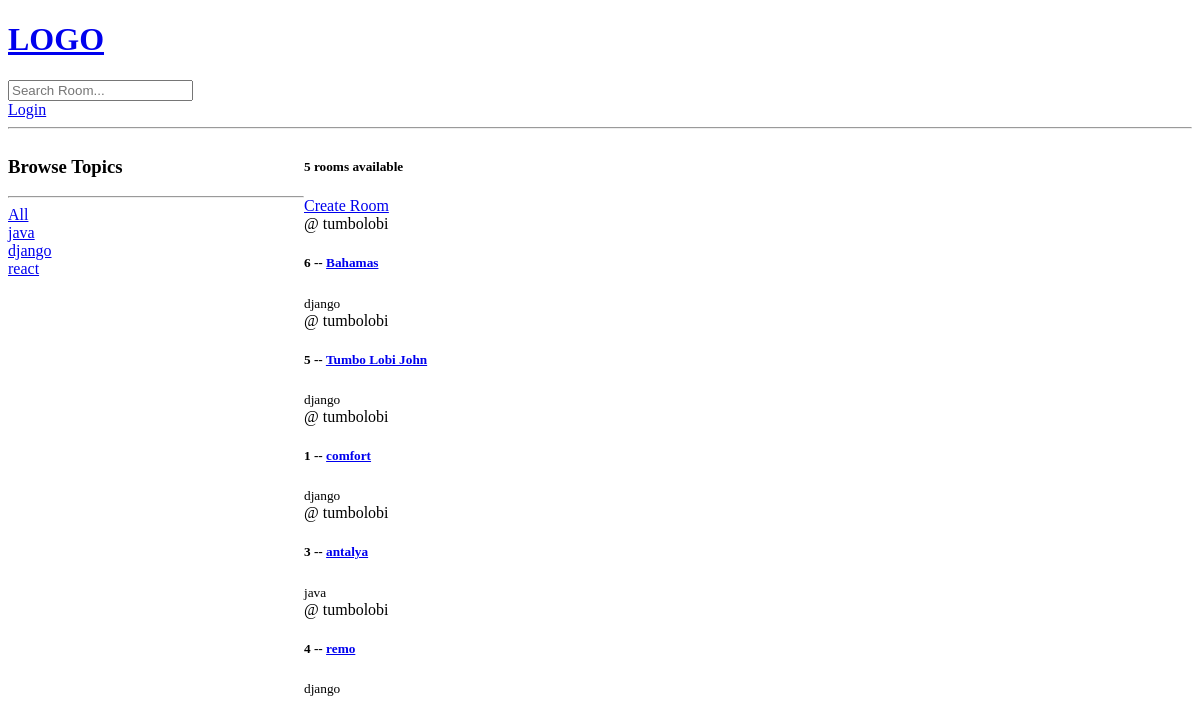
The app's page /, older data.
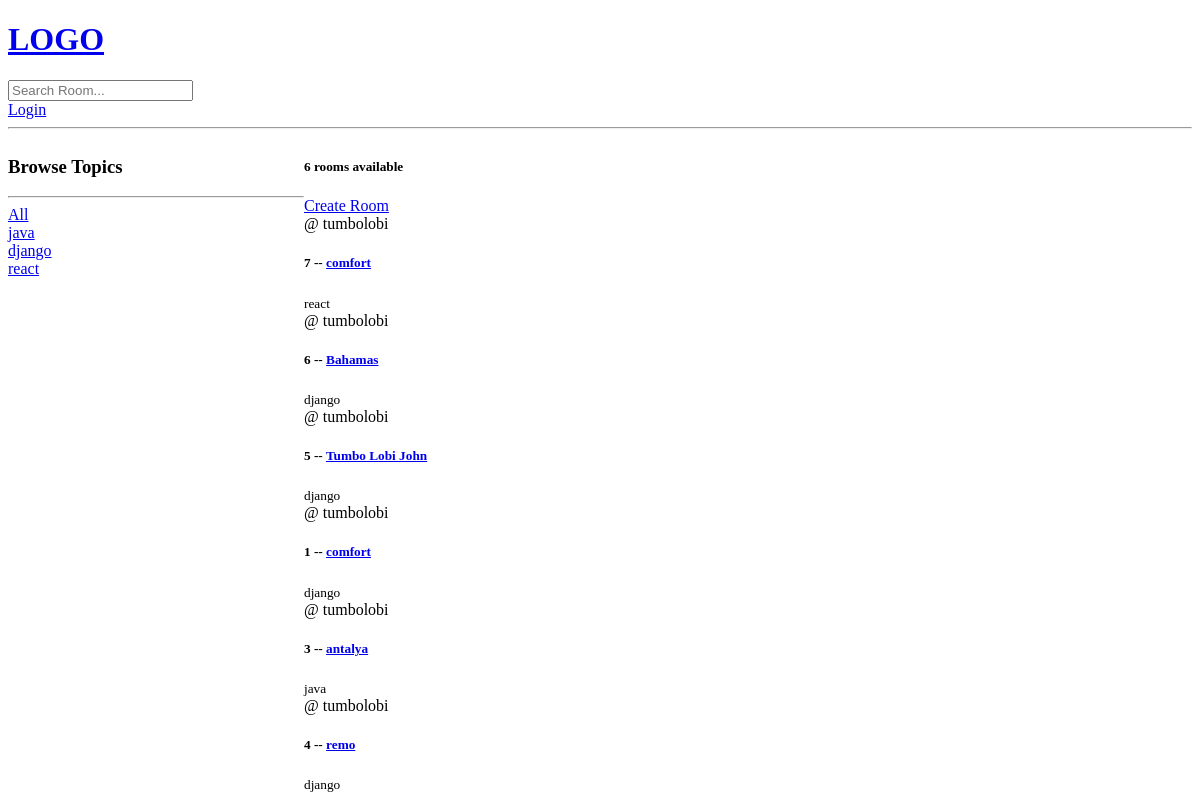
The same page, newer data.
### base/models.py (models this page shows, shortened)
class Topic(models.Model):
    name = models.CharField(max_length=200)

class Room(models.Model):
    host = models.ForeignKey(User, on_delete=models.SET_NULL, null=True)
    topic = models.ForeignKey(Topic, on_delete=models.SET_NULL, null=True)
    name = models.CharField(max_length=200)
    description = models.TextField(null=True, blank=True)
    participants = models.ManyToManyField(User, related_name='participants', blank=True)
    update = models.DateTimeField(auto_now=True)
    created_at = models.DateTimeField(auto_now_add=True)
    class Meta:
        ordering = ['-update', '-created_at']

### base/views.py (the view)
# urls.py: path("", views.home, name="home"),
def home(request):
    q = request.GET.get("q") if request.GET.get("q") is not None else ""
    rooms = Room.objects.filter(
        Q(topic__name__icontains=q) |
        Q(name__icontains=q) |
        Q(description__icontains=q)
    )
    topics = Topic.objects.all()
    room_count = rooms.count()
    context = {'rooms': rooms, 'topics': topics, 'room_count': room_count}
    return render(request, 'home.html', context)

### templates/home.html (shortened to what this page needs)
{% extends 'main.html' %}
{% block content %}
    <div class="home-container">
        <div>
            <h3>
                Browse Topics
            </h3>
            <hr/>
        <div>
            <a href="{% url 'home' %}">All</a>
        </div>
            {% for topic in topics %}
                <div>
                    <a href="{% url 'home' %}?q={{ topic.name }}">{{ topic.name }}</a>
                </div>
            {% endfor %}
        </div>
        <div>
            <h5>{{ room_count }} rooms available</h5>
            <a href = '{% url "create-room" %}'>Create Room</a>
            <div>
                {% for room in rooms %}
                    <div>
                        <span>@ {{ room.host.username }}</span>
                        <h5>{{ room.id }} -- <a href="{% url 'room' room.id %}">{{ room.name }}</a></h5>
                        <small>{{ room.topic.name }}</small>
                    </div>
                {% endfor %}
            </div>
        </div>
    </div>
{% endblock content %}

Row changes from the older to the newer data that the page shows:
added Room: host.username "tumbolobi", id "7", name "comfort", topic.name "react"
Text that changed along with them:
{{ room_count }}: "5" → "6"
